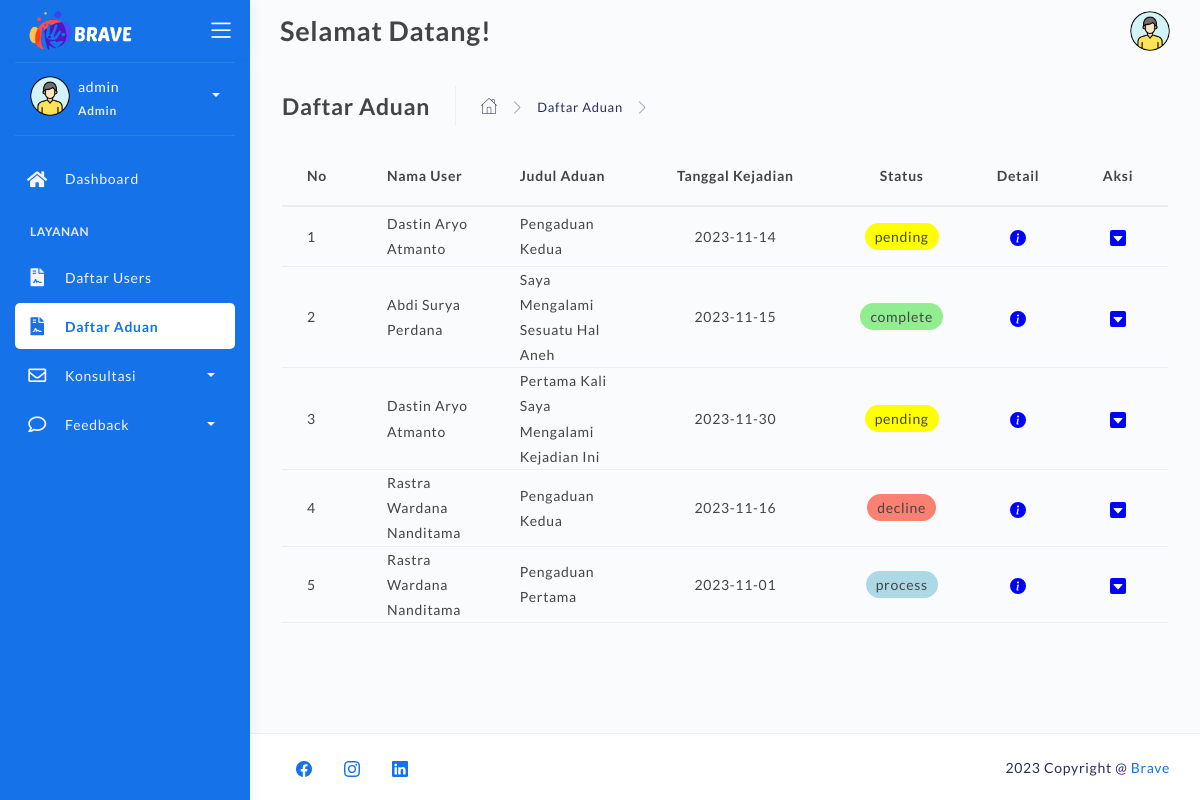
The page /list-aduan-admin.php (signed in) on the database as committed earlier.
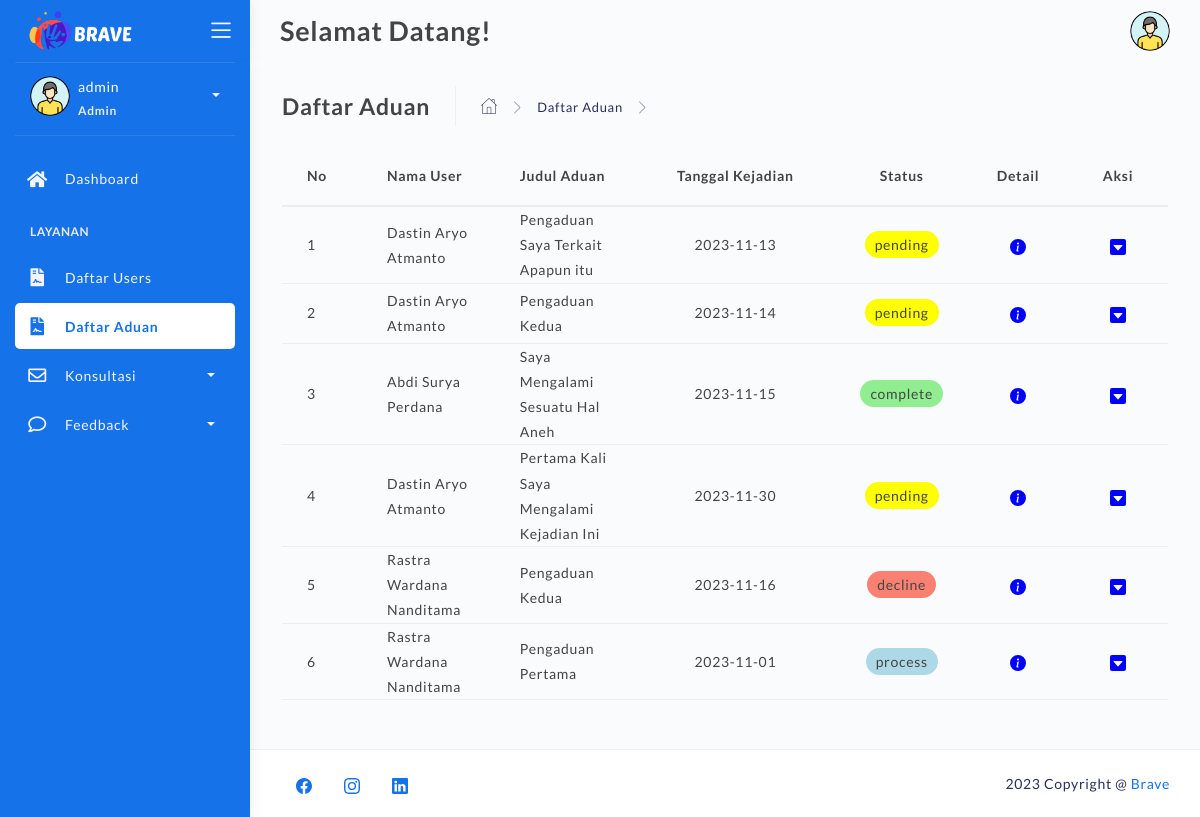
The same page on the database as committed later.
### tables this page shows
CREATE TABLE `pengaduan` (
  `id_pengaduan` varchar(50) NOT NULL,
  `nim` varchar(25) NOT NULL,
  `nama` varchar(255) NOT NULL,
  `judul` varchar(255) NOT NULL,
  `tgl_kejadian` date NOT NULL,
  `tgl_aduan` datetime NOT NULL DEFAULT current_timestamp(),
  `pesan_aduan` text NOT NULL,
  `pelaku` varchar(255) NOT NULL,
  `bukti` varchar(255) NOT NULL,
  `status` varchar(25) NOT NULL
);

### list-aduan-admin.php (the view, shortened to what the changed rows need)
<!DOCTYPE html>
<html lang="en">
<head>
	<link rel="stylesheet" href="assets/css/bootstrap.min.css">
	<link rel="stylesheet" href="assets/css/atlantis.css">
	<link rel="stylesheet" href="assets/css/demo.css">
</head>
<body>
	<div class="wrapper fullheight-side">
		<div class="main-panel full-height">
			<div class="container">
				<div class="page-inner">
					<div class="page-category">
						<?php
							require 'backend/connection.php';
							$sql = "SELECT * FROM pengaduan ORDER BY tgl_aduan DESC";
							$result_pengaduan = mysqli_query($koneksi, $sql);
						?>
						<table class="table">
							<thead>
								<tr>
									<th scope="col" style="width:80px;">No</th>
									<th scope="col">Nama User</th>
									<th scope="col">Judul Aduan</th>
									<th scope="col" style="width:200px; text-align:center;">Tanggal Kejadian</th>
									<th scope="col" style="width:100px; text-align:center;">Status</th>
									<th scope="col" style="width:100px; text-align:center;">Detail</th>
									<th scope="col" style="width:100px; text-align:center;">Aksi</th>
								</tr>
							</thead>
							<tbody>
								<?php
									$i = 0;
									while ($row = mysqli_fetch_assoc($result_pengaduan)) {
										$i++;
										echo "<tr>";
											echo "<td>" . $i. "</td>";
											echo "<td>" . $row['nama'] . "</td>";
											echo "<td>" . $row['judul'] . "</td>";
											echo "<td><center>" . $row['tgl_kejadian'] . "</center></td>";
											echo "<td><center><a class='" . $row['status'] . "'>" . $row['status'] . "</a></center></td>";
											echo "<td data-toggle='modal' data-target='#aduan-" . $row['id_pengaduan'] . "' style='color:blue;'>
													<center>
														<a>
														</a>
													</center>
												</td>
												<div class='modal fade' id='aduan-" . $row['id_pengaduan'] . "' tabindex='-1' role='dialog' aria-labelledby='exampleModalCenterTitle' aria-hidden='true'>
																<h5 class='modal-title' id='exampleModalLongTitle' style='font-size:20px;'>" . $row['judul'] . "</h5>
																<p style='margin-bottom:1px;'><strong>Nama :</strong> " . $row['nama'] . " </p>
																<p style='margin-bottom:10px;'><strong>Tanggal Kejadian :</strong> " . $row['tgl_kejadian'] . " </p>
																<p> <center> <img src='assets/img/bukti/" . $row['bukti'] . "' style='width:70%; border-radius:5px;'></center></p>
																" . $row['pesan_aduan'] . "
												</div>
												<td>
													<center>
														<a id='navbarDropdown' role='button' data-toggle='dropdown' aria-haspopup='true' aria-expanded='false' style='color:blue;'>
															<svg xmlns='http://www.w3.org/2000/svg' width='16' height='16' fill='currentColor' class='bi bi-caret-down-square-fill' viewBox='0 0 16 16'>
																<path d='M0 2a2 2 0 0 1 2-2h12a2 2 0 0 1 2 2v12a2 2 0 0 1-2 2H2a2 2 0 0 1-2-2V2zm4 4a.5.5 0 0 0-.374.832l4 4.5a.5.5 0 0 0 .748 0l4-4.5A.5.5 0 0 0 12 6H4z'/>
															</svg>
														</a>
															<a class='dropdown-item' href='backend/action-accept-aduan.php?id=" . $row['id_pengaduan'] . "'>Accept</a>
															<a class='dropdown-item' href='backend/action-complete-aduan.php?id=" . $row['id_pengaduan'] . "'>Complete</a>
															<a class='dropdown-item' data-toggle='modal' data-target='#decline-aduan-" . $row['id_pengaduan'] . "'>Decline</a>
															<a class='dropdown-item' data-toggle='modal' data-target='#feedback-aduan-" . $row['id_pengaduan'] . "'>Feedback</a>
													</center>
													<div class='modal fade' id='decline-aduan-" . $row['id_pengaduan'] . "' tabindex='-1' role='dialog' aria-labelledby='editUserModalLabel' aria-hidden='true'>
																	<form id='declineAduanForm-" . $row['id_pengaduan'] . "' action='backend/action-decline-aduan.php' method='post'>
																		<input type='text' class='form-control' id='id_pengaduan' name='id_pengaduan' value='" . $row['id_pengaduan'] . "' required hidden>
																		<input type='text' class='form-control' id='nama' name='nama' value='" . $row['nama'] . "' required hidden>
																		<input type='text' class='form-control' id='nim' name='nim' value='" . $row['nim'] . "' required hidden>
																	</form>
																	<button type='button' class='btn btn-primary' onclick='declineAduan_" . $row['id_pengaduan'] . "()'>Kirim</button>
													</div>
														function declineAduan_" . $row['id_pengaduan'] . "() {
															document.getElementById('declineAduanForm-" . $row['id_pengaduan'] . "').submit();
													<div class='modal fade' id='feedback-aduan-" . $row['id_pengaduan'] . "' tabindex='-1' role='dialog' aria-labelledby='editUserModalLabel' aria-hidden='true'>
																	<form id='feedbackAduanForm-" . $row['id_pengaduan'] . "' action='backend/action-feedback-aduan.php' method='post'>
																		<input type='text' class='form-control' id='id_pengaduan' name='id_pengaduan' value='" . $row['id_pengaduan'] . "' required hidden>
																		<input type='text' class='form-control' id='nama' name='nama' value='" . $row['nama'] . "' required hidden>
																		<input type='text' class='form-control' id='nim' name='nim' value='" . $row['nim'] . "' required hidden>
																	</form>
																	<button type='button' class='btn btn-primary' onclick='feedbackAduan_" . $row['id_pengaduan'] . "()'>Kirim</button>
													</div>
														function feedbackAduan_" . $row['id_pengaduan'] . "() {
															document.getElementById('feedbackAduanForm-" . $row['id_pengaduan'] . "').submit();
												</td>
												";
									}
								?>
							</tbody>
						</table>
					</div>
				</div>
			</div>
		</div>
	</div>
</body>
</html>

Rows that differ between the two databases and show on the page:
added pengaduan: nama "Dastin Aryo Atmanto", judul "Pengaduan Saya Terkait Apapun itu", tgl_kejadian "2023-11-13", status "pending"
